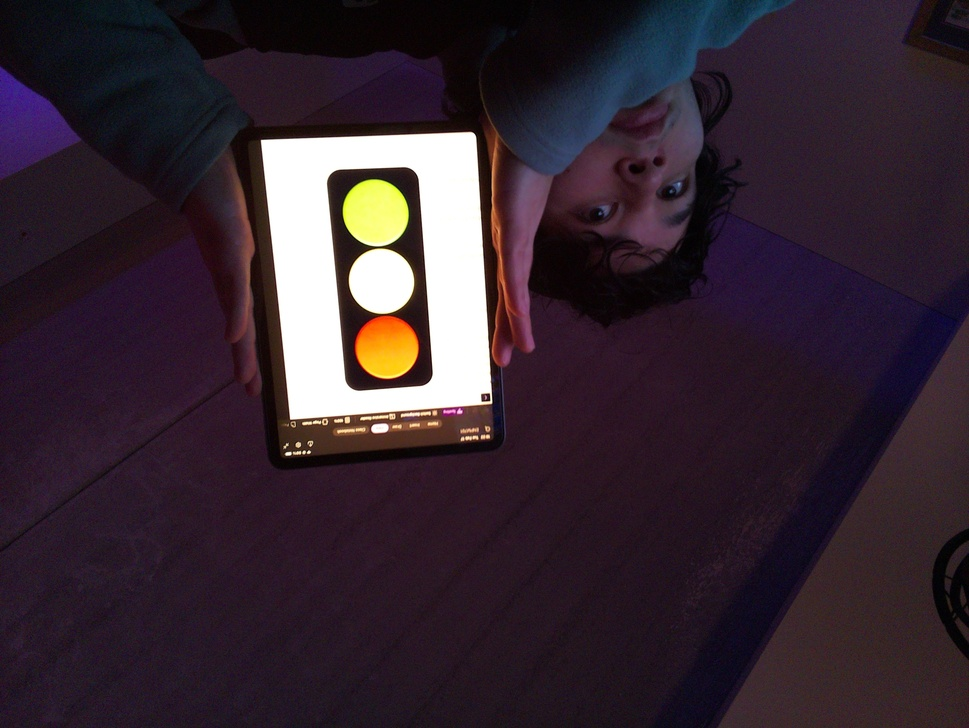
#> input picture homework03/reference.jpg, 969 x 728 px, shrunk from 3280 x 2464 before the run
$ python find_contours.py
#> lines starting #> are read from the running program, lines starting #| are printed output that depends on the picture; after the words box and inside, x2 and y2 are one past the last pixel; in counts of white or black regions, pixels touching at a corner belong together
import cv2
import sys

# Load the image
image = cv2.imread('./reference.jpg')
#> image is the input picture: shape (728, 969, 3); mean B, G, R 49.7, 39.6, 53.9
if image is None:
	print("Error: could not read './reference.jpg'")
	sys.exit(1)

# Convert to HSV color space
hsv_image = cv2.cvtColor(image, cv2.COLOR_BGR2HSV)
#> hsv_image: shape (728, 969, 3); mean H, S, V 130.6, 112.2, 57.3

# Define lower and upper bounds for the color green in HSV
lower_green = (30, 75, 75)
upper_green = (85, 255, 255)

# Create a mask for green regions
mask = cv2.inRange(hsv_image, lower_green, upper_green)
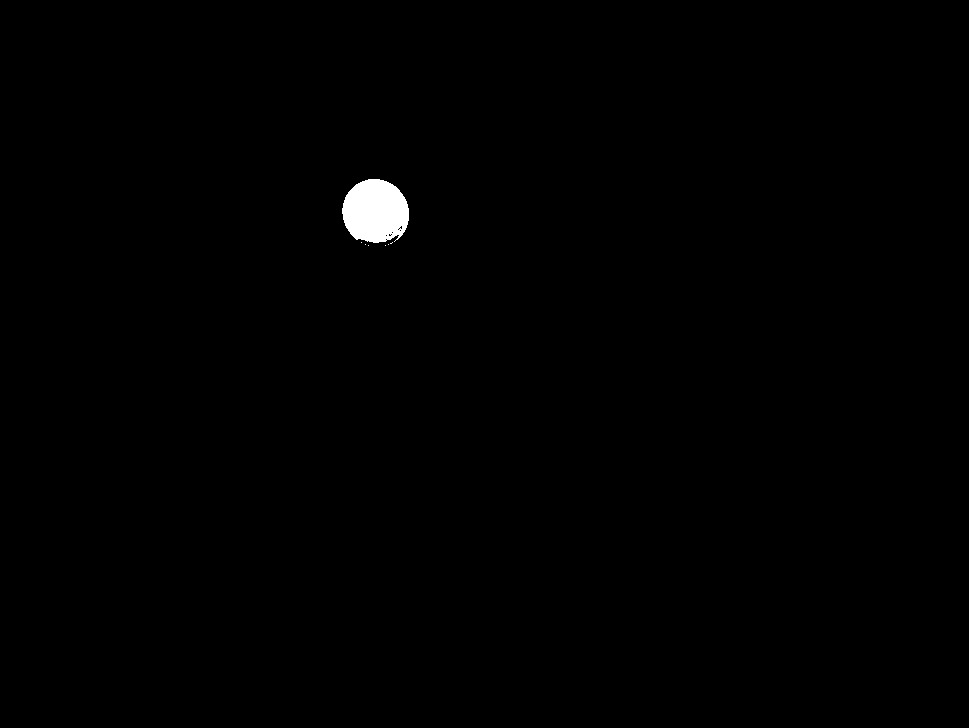
#> mask: shape (728, 969); 0.48% white; 7 white regions (6 under 20 px)

# Find contours in the mask
contours, _ = cv2.findContours(mask.copy(), cv2.RETR_EXTERNAL, cv2.CHAIN_APPROX_SIMPLE)
#> contours = 7 contours, 6 with area under 20; largest, box (x1, y1, x2, y2) and area: (342, 179, 409, 243) 3292

# If any contours were found, draw the minimum enclosing circle and centroid
if contours:
	# pick the largest contour by area
	c = max(contours, key=cv2.contourArea)
#> c = contour of 102 points, box (x1, y1, x2, y2) (342, 179, 409, 243), area 3292

	# minimum enclosing circle
	(x, y), radius = cv2.minEnclosingCircle(c)
#> x = 375.8; y = 212; radius = 34.31
	center = (int(x), int(y))
#> center = (375, 212)
	radius = int(radius)
#> radius = 34

	# compute moments to get the centroid
	M = cv2.moments(c)
#> M = moments, m00 3291.5, centre m10/m00, m01/m00 = (375.1, 211)
	if M.get('m00', 0) != 0:
		cx = int(M['m10'] / M['m00'])
#> cx = 375
		cy = int(M['m01'] / M['m00'])
#> cy = 210
	else:
		cx, cy = center

	# Draw the enclosing circle and centroid
	if radius > 0:
		cv2.circle(image, center, radius, (0, 0, 255), 4)
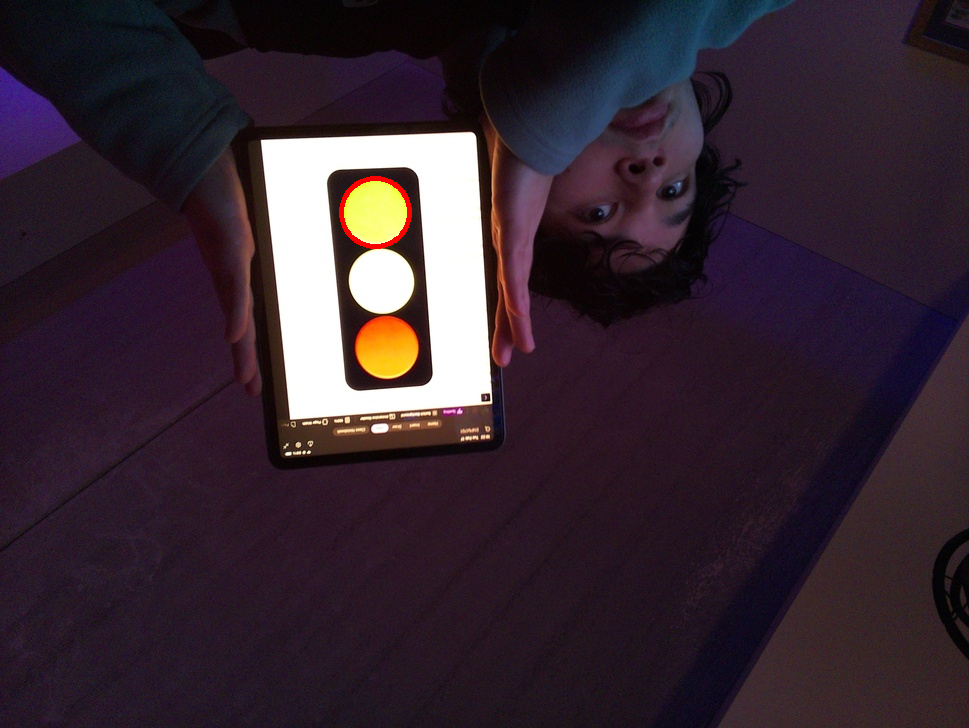
#> image: shape (728, 969, 3); 0.15% of pixels changed, all inside (x1, y1, x2, y2) = (339, 176, 412, 249)
		cv2.circle(image, (cx, cy), 5, (255, 0, 0), -1)
#> image: shape (728, 969, 3); 0.01% of pixels changed, all inside (x1, y1, x2, y2) = (370, 205, 381, 216)
else:
	print('No green contour found.')

# Save the annotated image
cv2.imwrite('reference_contours.jpg', image)
